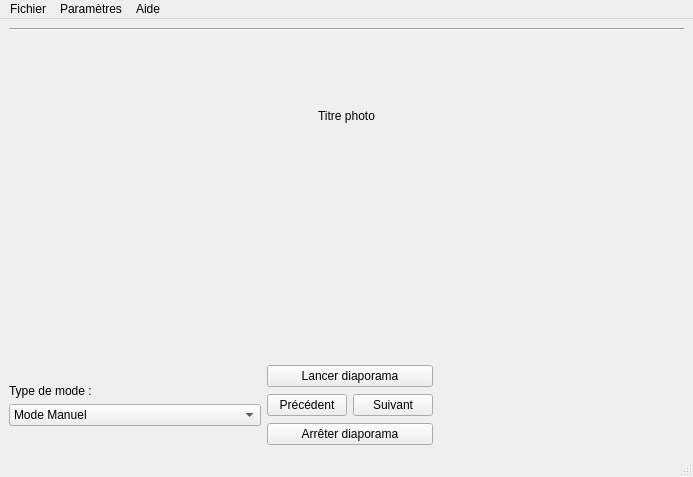
<?xml version="1.0" encoding="UTF-8"?>
<ui version="4.0">
 <class>LecteurVue</class>
 <widget class="QMainWindow" name="LecteurVue">
  <property name="geometry">
   <rect>
    <x>0</x>
    <y>0</y>
    <width>693</width>
    <height>477</height>
   </rect>
  </property>
  <property name="windowTitle">
   <string>LecteurVue</string>
  </property>
  <widget class="QWidget" name="centralwidget">
   <layout class="QVBoxLayout" name="verticalLayout_3">
    <item>
     <layout class="QVBoxLayout" name="verticalLayout">
      <item>
       <widget class="Line" name="line">
        <property name="orientation">
         <enum>Qt::Horizontal</enum>
        </property>
       </widget>
      </item>
      <item>
       <widget class="QLabel" name="lTitre">
        <property name="text">
         <string>Titre photo</string>
        </property>
        <property name="alignment">
         <set>Qt::AlignCenter</set>
        </property>
       </widget>
      </item>
      <item>
       <widget class="QLabel" name="lImage">
        <property name="text">
         <string/>
        </property>
        <property name="pixmap">
         <pixmap resource="ressourcesLecteurVue.qrc">:/v2/cartesDisney/Disney_tapis.png</pixmap>
        </property>
        <property name="alignment">
         <set>Qt::AlignCenter</set>
        </property>
       </widget>
      </item>
      <item>
       <layout class="QHBoxLayout" name="horizontalLayout_2">
        <item>
         <layout class="QVBoxLayout" name="verticalLayout_2">
          <item>
           <spacer name="horizontalSpacer">
            <property name="orientation">
             <enum>Qt::Horizontal</enum>
            </property>
            <property name="sizeType">
             <enum>QSizePolicy::MinimumExpanding</enum>
            </property>
            <property name="sizeHint" stdset="0">
             <size>
              <width>40</width>
              <height>20</height>
             </size>
            </property>
           </spacer>
          </item>
          <item>
           <widget class="QLabel" name="label">
            <property name="text">
             <string>Type de mode :</string>
            </property>
           </widget>
          </item>
          <item>
           <widget class="QComboBox" name="CBMode">
            <item>
             <property name="text">
              <string>Mode Manuel</string>
             </property>
            </item>
            <item>
             <property name="text">
              <string>Mode Automatique</string>
             </property>
            </item>
           </widget>
          </item>
          <item>
           <spacer name="horizontalSpacer_3">
            <property name="orientation">
             <enum>Qt::Horizontal</enum>
            </property>
            <property name="sizeType">
             <enum>QSizePolicy::MinimumExpanding</enum>
            </property>
            <property name="sizeHint" stdset="0">
             <size>
              <width>40</width>
              <height>20</height>
             </size>
            </property>
           </spacer>
          </item>
         </layout>
        </item>
        <item>
         <layout class="QGridLayout" name="gridLayout">
          <item row="2" column="0">
           <widget class="QPushButton" name="bPrecedent">
            <property name="text">
             <string>Précédent</string>
            </property>
           </widget>
          </item>
          <item row="1" column="0" colspan="2">
           <widget class="QPushButton" name="bLancerDiapo">
            <property name="text">
             <string>Lancer diaporama</string>
            </property>
            <property name="checkable">
             <bool>false</bool>
            </property>
            <property name="autoDefault">
             <bool>false</bool>
            </property>
           </widget>
          </item>
          <item row="2" column="1">
           <widget class="QPushButton" name="bSuivant">
            <property name="text">
             <string>Suivant</string>
            </property>
           </widget>
          </item>
          <item row="3" column="0" colspan="2">
           <widget class="QPushButton" name="bArreterDiapo">
            <property name="text">
             <string>Arrêter diaporama</string>
            </property>
           </widget>
          </item>
         </layout>
        </item>
        <item>
         <spacer name="horizontalSpacer_2">
          <property name="orientation">
           <enum>Qt::Horizontal</enum>
          </property>
          <property name="sizeType">
           <enum>QSizePolicy::MinimumExpanding</enum>
          </property>
          <property name="sizeHint" stdset="0">
           <size>
            <width>40</width>
            <height>20</height>
           </size>
          </property>
         </spacer>
        </item>
       </layout>
      </item>
     </layout>
    </item>
   </layout>
  </widget>
  <widget class="QMenuBar" name="menubar">
   <property name="geometry">
    <rect>
     <x>0</x>
     <y>0</y>
     <width>693</width>
     <height>26</height>
    </rect>
   </property>
   <widget class="QMenu" name="menuParam_tres">
    <property name="title">
     <string>Paramètres</string>
    </property>
    <addaction name="actionCharger_diaporama"/>
    <addaction name="actionVitesse"/>
    <addaction name="actionEnlever_diaporama"/>
   </widget>
   <widget class="QMenu" name="menuFichier">
    <property name="title">
     <string>Fichier</string>
    </property>
    <addaction name="actionQuitter"/>
   </widget>
   <widget class="QMenu" name="menuAide">
    <property name="title">
     <string>Aide</string>
    </property>
    <addaction name="actionAide"/>
   </widget>
   <addaction name="menuFichier"/>
   <addaction name="menuParam_tres"/>
   <addaction name="menuAide"/>
  </widget>
  <widget class="QStatusBar" name="statusbar"/>
  <action name="actionVitesse">
   <property name="text">
    <string>Vitesse de défilement</string>
   </property>
  </action>
  <action name="actionEnlever_diaporama">
   <property name="text">
    <string>Enlever diaporama</string>
   </property>
  </action>
  <action name="actionCharger_diaporama">
   <property name="text">
    <string>Charger diaporama</string>
   </property>
  </action>
  <action name="actionQuitter">
   <property name="text">
    <string>Quitter</string>
   </property>
  </action>
  <action name="actionAide">
   <property name="text">
    <string>À propos de...</string>
   </property>
  </action>
 </widget>
 <resources>
  <include location="ressourcesLecteurVue.qrc"/>
 </resources>
 <connections>
  <connection>
   <sender>actionQuitter</sender>
   <signal>triggered()</signal>
   <receiver>LecteurVue</receiver>
   <slot>close()</slot>
   <hints>
    <hint type="sourcelabel">
     <x>-1</x>
     <y>-1</y>
    </hint>
    <hint type="destinationlabel">
     <x>346</x>
     <y>238</y>
    </hint>
   </hints>
  </connection>
 </connections>
</ui>
